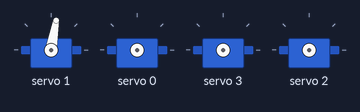
A sketch run on a simulated Arduino Uno, built with avr-gcc and run on an emulated ATmega328P. On the bench: 4 × servo. What the sketch prints to the serial monitor is not drawn.

Above: at 0.05 s.
At 0.7 s:
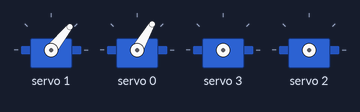
At 1.4 s:
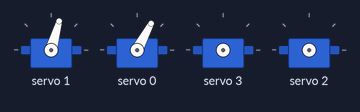
At 2.25 s:
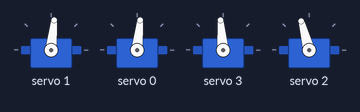
At 3.0 s:
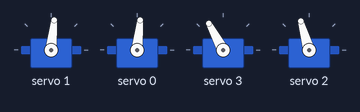
Timing chart, 0 to 7.4 s (numbered marks = the images above):
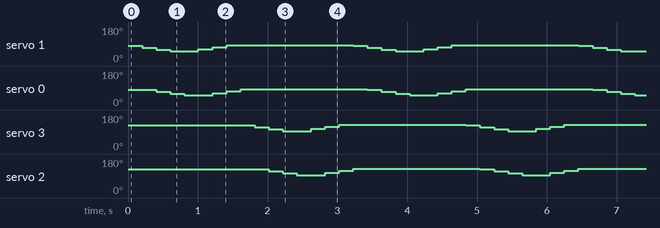

The sketch:

main.ino
```cpp
#include <Wire.h>
#include <Adafruit_PWMServoDriver.h>

#define SERVOMIN 125 // this is the 'minimum' pulse length count (out of 4096)
#define SERVOMAX 575 // this is the 'maximum' pulse length count (out of 4096)
#define SERVO_COUNT 4 // TODO: Change to 2 legs
#define MAX_ANGLE 180

#define LEG_WAIT 2000 // delay for 1 leg movement
#define CYCLE_WAIT 1000 // delay for 1 cycle (1 dual servo movement)
#define MOVE_WAIT 200 // delay for 1 movement

// TODO: Make it function for both legs at the same time (pass in servo % 2 == 0 and servo % 2 != 0)

// called this way, it uses the default address 0x40
Adafruit_PWMServoDriver pwm = Adafruit_PWMServoDriver();
// you can also call it with a different address you want

// Depending on your servo make, the pulse width min and max may vary, you
// want these to be as small/large as possible without hitting the hard stop
// for max range. You'll have to tweak them as necessary to match the servos you
// have!

void setup() {
  Serial.begin(9600);
  Serial.println("16 channel Servo test!");

  pwm.begin();

  pwm.setPWMFreq(60);  // Analog servos run at ~60 Hz updates
}

int angle_to_pulse(int angle) {
  return map(angle, 0, MAX_ANGLE, SERVOMIN, SERVOMAX);
  // maps from degree out of 0 to 180 and to 125 to 575
}

void move_two(int calf, int foot, int angle) {
  pwm.setPWM(calf, 0, angle_to_pulse(angle));
  delay(MOVE_WAIT);
  pwm.setPWM(foot, 0, angle_to_pulse(angle));
}

void move_leg(int calf, int foot, int leg_angle_offset) { // 0 in 45* => 45* in 135*
  /* move_two(calf, foot, 85);

  delay(CYCLE_WAIT);

  move_two(calf, foot, 75);

  delay(CYCLE_WAIT);

  move_two(calf, foot, 65);

  delay(CYCLE_WAIT);

  move_two(calf, foot, 55);

  delay(CYCLE_WAIT);

  move_two(calf, foot, 45); // TODO: Optimise in loop */

  for(float angle = 85 + leg_angle_offset; angle > 45 + leg_angle_offset; angle -= 10) {
    move_two(calf, foot, angle);
  }
}

// 45 -> 90 -> move

// 90 -> 45 -> rebalance

// 90 -> 135

// 135 -> 90

void rebalance_leg(int calf, int foot, int leg_angle_offset) { // 45* in 135*
  /* move_two(calf, foot, 55);

  delay(CYCLE_WAIT);

  move_two(calf, foot, 65);

  delay(CYCLE_WAIT);

  move_two(calf, foot, 75);

  delay(CYCLE_WAIT);

  move_two(calf, foot, 90); // TODO: Optimise in loop */

   for(float angle = 55 + leg_angle_offset; angle < 90 + leg_angle_offset; angle += 11.6) {
    move_two(calf, foot, angle);
  }
}

void walk_cycle(int calf, int foot, int leg_angle_offset) {
  move_leg(foot, calf, leg_angle_offset); // start with secondary servo (foot)
  rebalance_leg(foot, calf, leg_angle_offset);
}

// the code inside loop() has been updated by Robojax
void loop() {
  Serial.println("Start of pwm");

  // 125 - 0 degrees
  // 575 - 180 degrees

  int angle_offset = 0;
  for(int servo = 0; servo < SERVO_COUNT; servo += 2, angle_offset += 45) { // go by 2 servos
      // servo = calf
      // servo + 1 = foot
      walk_cycle(servo, servo + 1, angle_offset);
  }


}
```

Measured:
- by itself, servo 1, servo 0: repeats every 3.2 s: 60° 0.20 s, 51° 0.40 s, 62° 0.20 s, 74° 0.20 s, 84° 1.8 s, 80° 0.20 s, 70° 0.20 s
- by itself, servo 3, servo 2: repeats every 3.2 s: 105° 0.20 s, 95° 0.40 s, 106° 0.20 s, 118° 0.20 s, 129° 1.8 s, 125° 0.20 s, 115° 0.20 s
